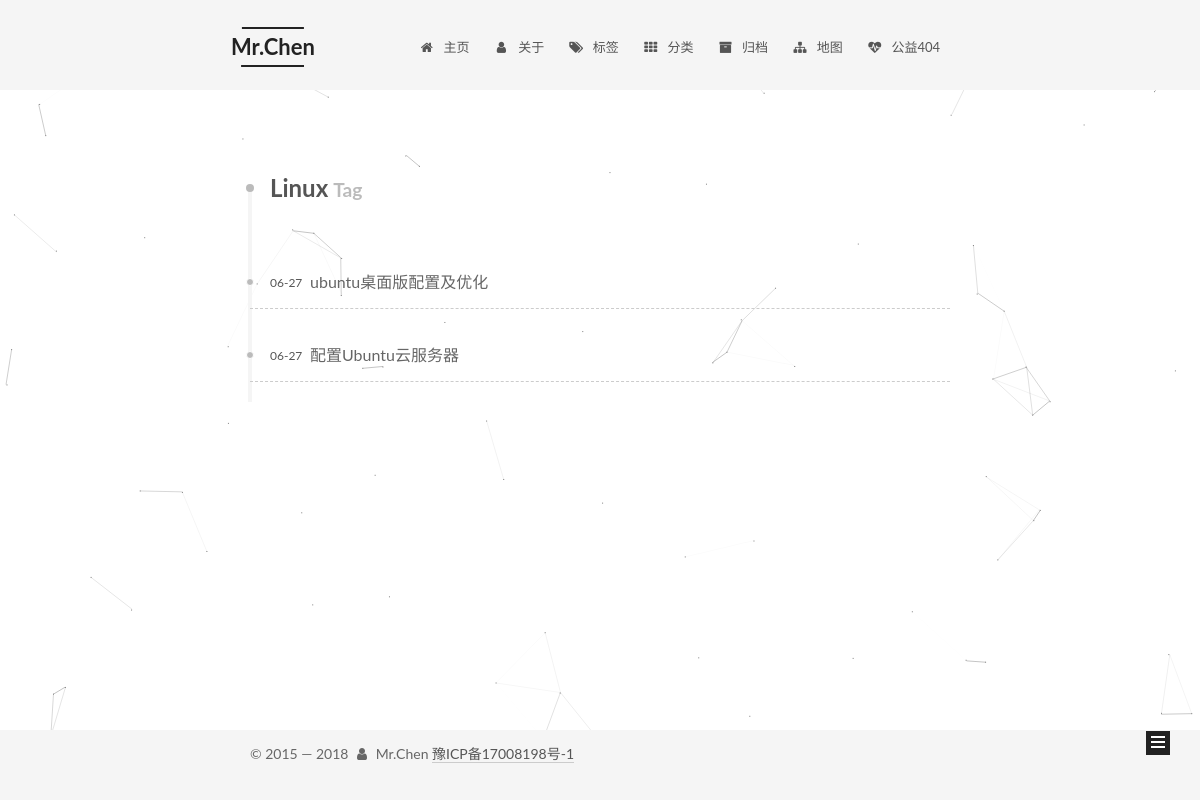
/tag/linux/, run on the app's committed database.
### blog/models.py (models this page shows, shortened)
class Tag(models.Model) :
    name = models.CharField(max_length=100, verbose_name="名称")
    url = models.CharField(max_length=100, verbose_name="唯一URL")
    create_time = models.DateField(auto_now_add=True)

class Blog(models.Model):
    title = models.CharField(max_length=100, verbose_name="标题")
    url = models.CharField(max_length=100, verbose_name="唯一URL")
    descript = models.CharField(null=True, max_length=1000, verbose_name="描述")
    content = MDTextField(null=True, verbose_name="内容")
    views = models.IntegerField(default=0, verbose_name="阅读量")
    category = models.ManyToManyField(Category, verbose_name="分类")
    tag = models.ManyToManyField(Tag, verbose_name="标签")
    update_time = models.DateTimeField(auto_now=True)
    create_time = models.DateField(auto_now_add=True)
    class Meta:
        ordering = ['-id']

### blog/views.py (the view)
# urls.py: path('tag/<str:tag_name>/', views.tag),
def tag(request, tag_name=None):
    tag = get_object_or_404(Tag, url=tag_name)
    blogs = get_list_or_404(Blog, tag=tag.id)
    return render(request, 'blog/tag_list.html', {'blogs': blogs, 'tag': tag})

### templates/blog/tag_list.html (shortened to what this page needs)
<!DOCTYPE html>
<html class="theme-next mist use-motion" lang="zh-CN">
<head>
{% include 'common/meta.html' %}
</head>
<body itemscope itemtype="http://schema.org/WebPage" lang="zh-CN">
  <div class="container sidebar-position-left ">
    {% include 'common/header.html' %}
    <main id="main" class="main">
      <div class="main-inner">
        <div class="content-wrap">
          <div id="content" class="content">
  <div class="post-block tag">
    <div id="posts" class="posts-collapse">
      <div class="collection-title">
        <h1>{{ tag.name }}<small>Tag</small>
        </h1>
      </div>
{% for blog in blogs %}
  <article class="post post-type-normal" itemscope itemtype="http://schema.org/Article">
    <header class="post-header">
      <h2 class="post-title">
            <a class="post-title-link" href="/detail/{{ blog.url }}" itemprop="url">
                <span itemprop="name">{{ blog.title }}</span>
            </a>
      </h2>
      <div class="post-meta">
        <time class="post-time" itemprop="dateCreated"
              datetime="{{ blog.create_time }}"
              content="{{ blog.create_time }}" >
            {{ blog.create_time|date:"m-d" }}
        </time>
      </div>
    </header>
  </article>
{% endfor %}
    </div>
  </div>
          </div>
        </div>
  <div class="sidebar-toggle">
    <div class="sidebar-toggle-line-wrap">
      <span class="sidebar-toggle-line sidebar-toggle-line-first"></span>
      <span class="sidebar-toggle-line sidebar-toggle-line-middle"></span>
      <span class="sidebar-toggle-line sidebar-toggle-line-last"></span>
    </div>
  </div>
      </div>
    </main>
    {% include 'common/footer.html' %}
  </div>
</body>
</html>

### static/css/main.css (style rules this page uses)
html { font-family: sans-serif; -ms-text-size-adjust: 100%; -webkit-text-size-adjust: 100%; }
body { margin: 0; }
article, aside, details, figcaption, figure, footer, header, hgroup, main, menu, nav, section, summary { display: block; }
a { background-color: transparent; }
h1 { font-size: 2em; margin: 0.67em 0; }
small { font-size: 80%; }
body { position: relative; font-family: 'Lato', "PingFang SC", "Microsoft YaHei", sans-serif; font-size: 14px; line-height: 2; color: #555; background: #fff; }
h1, h2, h3, h4, h5, h6 { margin: 0; padding: 0; font-weight: bold; line-height: 1.5; font-family: 'Lato', "PingFang SC", "Microsoft YaHei", sans-serif; }
h2, h3, h4, h5, h6 { margin: 20px 0 15px; }
h1 { font-size: 24px; }
h2 { font-size: 22px; }
a { color: #555; text-decoration: none; outline: none; border-bottom: 1px solid #999; word-wrap: break-word; }
html, body { height: 100%; }
.container { position: relative; min-height: 100%; }
.main { padding-bottom: 150px; }
.main-inner { margin: 0 auto; width: 700px; }
.use-motion .post-block, .use-motion .pagination, .use-motion .comments { opacity: 0; }
.use-motion .post-header { opacity: 0; }
.use-motion .collection-title { opacity: 0; }
.posts-collapse { position: relative; z-index: 1010; margin-left: 0; }
.posts-collapse::after { content: " "; position: absolute; top: 20px; left: 0; margin-left: -2px; width: 4px; height: 100%; background: #f5f5f5; z-index: -1; }
.posts-collapse .collection-title { position: relative; margin: 60px 0; }
.posts-collapse .collection-title h1, .posts-collapse .collection-title h2 { margin-left: 20px; }
.posts-collapse .collection-title small { color: #bbb; margin-left: 5px; }
.posts-collapse .collection-title::before { content: " "; position: absolute; left: 0; top: 50%; margin-left: -4px; margin-top: -4px; width: 8px; height: 8px; background: #bbb; border-radius: 50%; }
.posts-collapse .post { margin: 30px 0; }
.posts-collapse .post-header { position: relative; transition-duration: 0.2s; transition-timing-function: ease-in-out; transition-delay: 0s; transition-property: border; border-bottom: 1px dashed #ccc; }
.posts-collapse .post-header::before { content: " "; position: absolute; left: 0; top: 12px; width: 6px; height: 6px; margin-left: -4px; background: #bbb; border-radius: 50%; border: 1px solid #fff; transition-duration: 0.2s; transition-timing-function: ease-in-out; transition-delay: 0s; transition-property: background; }
.posts-collapse .post-meta { position: absolute; font-size: 12px; left: 20px; top: 5px; }
.posts-collapse .post-title { margin-left: 60px; font-size: 16px; font-weight: normal; line-height: inherit; }
.posts-collapse .post-title::after { margin-left: 3px; opacity: 0.6; }
.posts-collapse .post-title a { color: #666; border-bottom: none; }
.sidebar-toggle { position: fixed; right: 30px; bottom: 45px; width: 14px; height: 14px; padding: 5px; background: #222; line-height: 0; z-index: 1050; cursor: pointer; -webkit-transform: translateZ(0); }
.sidebar-toggle-line { position: relative; display: inline-block; vertical-align: top; height: 2px; width: 100%; background: #fff; margin-top: 3px; }
.sidebar-toggle-line:first-child { margin-top: 0; }
h1, h2, h3, h4, h5, h6 { margin: 20px 0 10px; }
a { border-bottom-color: #ccc; }
.main-inner { margin-top: 80px; }

### data on the page
Tag: name "Linux"
Blog: title "ubuntu桌面版配置及优化", create_time "06-27"
Blog: title "配置Ubuntu云服务器", create_time "06-27"
